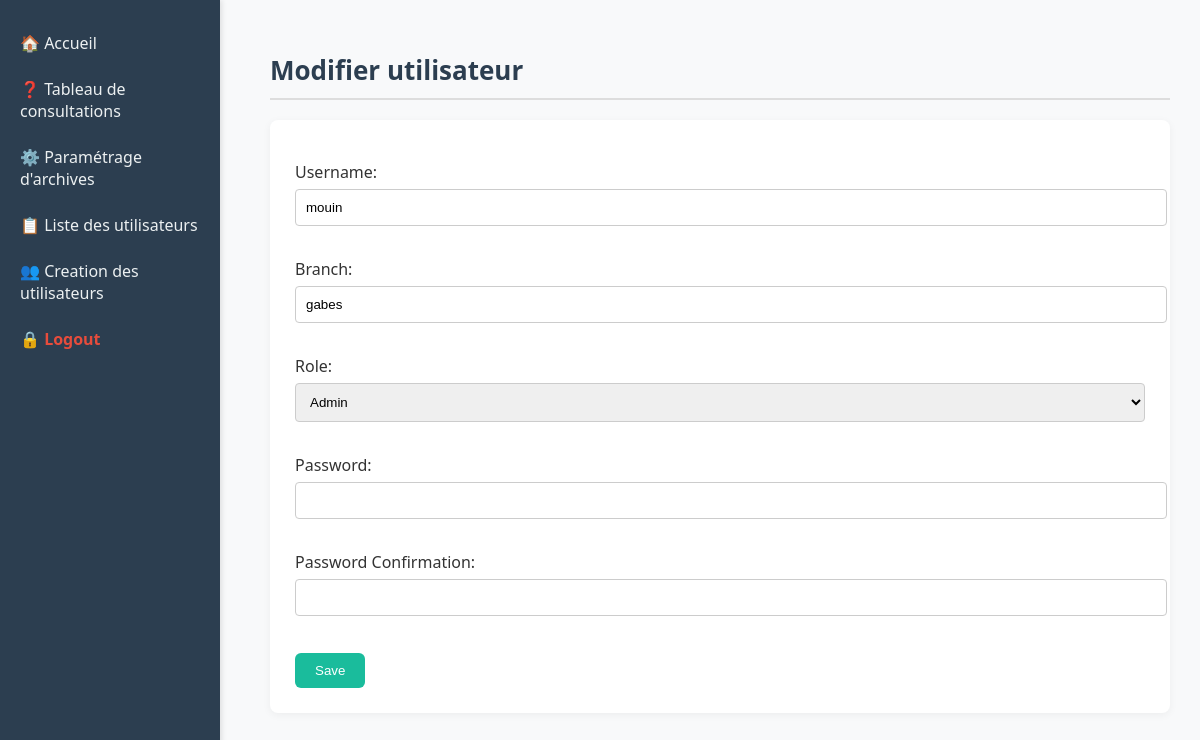
Screenshot of /users/edit/2/ (signed in) with the database file from the repository.
### archive_app/models.py (models this page shows, shortened)
class CustomUser(AbstractBaseUser, PermissionsMixin):
    ROLE_CHOICES = (
        ('Admin', 'Admin'),
        ('User', 'User'),
    )
    username = models.CharField(max_length=50, unique=True)
    branch = models.CharField(max_length=50)
    role = models.CharField(max_length=10, choices=ROLE_CHOICES)
    is_active = models.BooleanField(default=True)
    is_staff = models.BooleanField(default=False)
    objects = CustomUserManager()
    USERNAME_FIELD = 'username'
    REQUIRED_FIELDS = ['branch']

### archive_app/views.py (the view)
# urls.py: path('users/edit/<int:id>/', views.edit_user, name='edit_user'),
@user_passes_test(is_admin)
def edit_user(request, id):
    user_obj = get_object_or_404(CustomUser, id=id)
    if request.method == 'POST':
        form = CustomUserForm(request.POST, instance=user_obj)
        if form.is_valid():
            user_obj.set_password(form.cleaned_data['password'])
            form.save()
            return redirect('home')
    else:
        form = CustomUserForm(instance=user_obj)
    return render(request, 'archive_app/edit_user.html', {'form': form, 'edit': True})

### archive_app/forms.py (shortened to what this page needs)
class CustomUserForm(forms.ModelForm):
    password_confirmation = forms.CharField(widget=forms.PasswordInput(), label="Password Confirmation")
    class Meta:
        model = CustomUser
        fields = ['username', 'branch', 'role', 'password']
        widgets = {
            'password': forms.PasswordInput(),
        }

### archive_app/views.py (called while the page is built)
def is_admin(user):
    return user.is_authenticated and user.role == 'Admin'

### archive_app/templates/archive_app/edit_user.html (shortened to what this page needs)
{% extends 'archive_app/base.html' %}
{% block content %}
<h2>Modifier utilisateur</h2>
<form method="post">
    {{ form.as_p }}
    <button type="submit" class="save-btn">Save</button>
</form>
{% endblock %}

### archive_app/static/archive_app/style.css (style rules this page uses)
body { font-family: "Segoe UI", Tahoma, Geneva, Verdana, sans-serif; background-color: #f8f9fa; color: #333; margin: 0; padding: 0; }
h2 { color: #2c3e50; font-size: 26px; border-bottom: 2px solid #ddd; padding-bottom: 10px; margin-bottom: 20px; }
form { background: #ffffff; padding: 25px; border-radius: 8px; box-shadow: 0 2px 8px rgba(0,0,0,0.05); }
input, select, textarea { width: 100%; padding: 10px; margin-top: 6px; margin-bottom: 16px; border: 1px solid #ccc; border-radius: 4px; }
button, .btn-primary, .add-btn, .save-btn, .btn-edit, .btn-success { background-color: #3498db; color: white; padding: 10px 20px; margin-top: 5px; text-decoration: none; border: none; border-radius: 6px; cursor: pointer; font-weight: 500; transition: background-color 0.2s ease; }
.save-btn { background-color: #1abc9c; }

### rows the page displays
CustomUser: username "mouin", branch "gabes", role "Admin"
